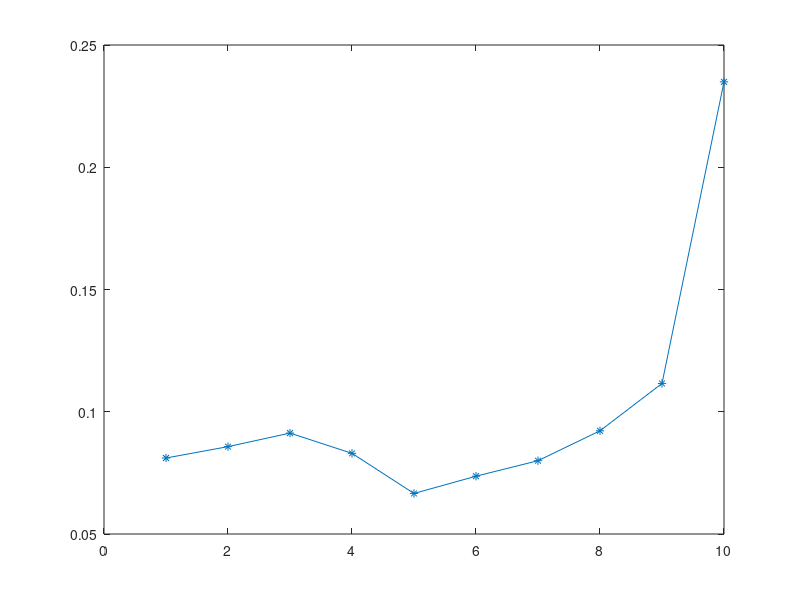

Recreate this plot in MATLAB.
N=10;
a=linspace(0,1,N+1);
interval=a(2)-a(1);
P=zeros(N);
for i=1:N
    i;
    if mod(i,1000)==0
        i
    end
    i1=a(i);
    i2=a(i+1);
    s1=(4-sqrt(16-4*4*i1))/8;
    s2=(4-sqrt(16-4*4*i2))/8;
    s3=(4+sqrt(16-4*4*i2))/8;
    s4=(4+sqrt(16-4*4*i1))/8;
    t1=ceil((s1)/interval);
    t2=ceil((s2)/interval);
    t3=ceil((s3)/interval); 
    t4=ceil((s4)/interval);
    if t1==0
        t1=1;
    end
    fprintf('s1=%f s2=%f s3=%f s4=%f   s1 in %d, s2 in %d, s3 in %d, s4 in %d \n',s1,s2,s3,s4,t1,t2,t3,t4);
    intesect=zeros(1,N);
    if (s2<s3)
        if t1==t2
            intesect(t1)=abs(s1-s2);
        else
            intesect(t1)=a(1+t1)-s1;
            intesect(t2)=s2-a(t2);
            intesect(t1+1:t2-1)=0;
        end
        if t3==t4
            intesect(t3)=abs(s3-s4);
        else
            intesect(t3)=a(1+t3)-s3;
            intesect(t4)=s4-a(t4);
            intesect(t3+1:t4-1)=0;
        end
    else
            intesect(t1)=a(1+t1)-s1;
            intesect(t4)=s4-a(t4);
            intesect(t1+1:t4-1)=1/N;    
    end
        intesect=intesect*N;
        P(i,:)=intesect;
end
for i=1:10
    fprintf('%0.5f ' ,P(i,:).' );
     fprintf('\n');
end
[V,D] = eig(P);
sum1=sum(V(:,1));
v=V(:,1)/sum1;
fprintf('%0.4f ',v);
p0=ones(N,1)/N;
clc
for i=1:20
     if mod(i,100)==0
        i;
    end
    p0=P*p0;
         fprintf('iteration %d ',i );
     fprintf('%0.4f ' ,p0 );
     fprintf('\n' );
end
 sum1=sum(p0);
 p0=p0/sum1;
 plot(p0,'-*')
% bar(p0)
% bar(p0(1:end),0.2)
